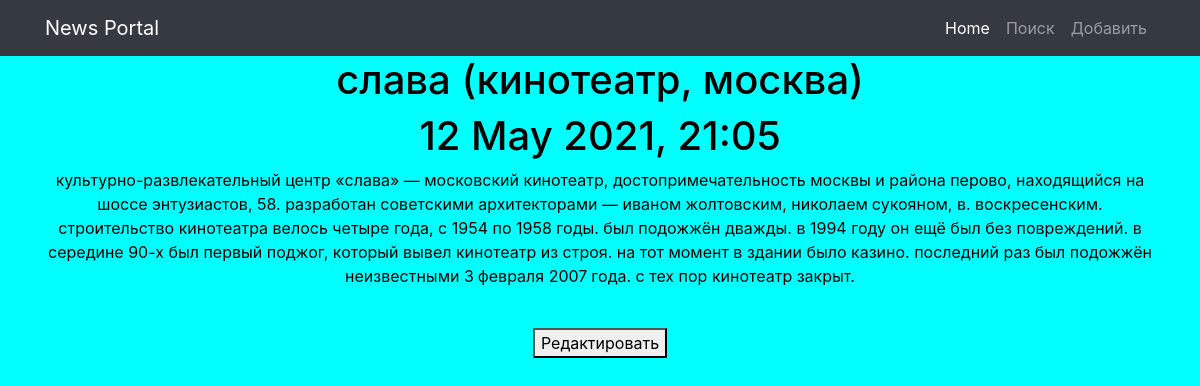
Page /news/39 on the committed database.
### news/models.py (models this page shows, shortened)
class Post(models.Model):
    postAuthor = models.ForeignKey(Author, on_delete=models.CASCADE)
    postNews = 'PN'
    postArticle = 'PA'
    POSITIONS = [
        (postArticle, 'Статья'),
        (postNews, 'Новость'),
    ]
    position = models.CharField('Тип', max_length=2, choices=POSITIONS, default=postArticle)
    dateCreation = models.DateTimeField('Поиск по дате в формате "год-месяц-день"', auto_now_add=True)
    postCategory = models.ManyToManyField(Category, through='PostCategory')
    preview_name = models.CharField('Заголовок', max_length=128)
    text = models.TextField('Поле для текста')
    rating = models.SmallIntegerField('Рейтинг', default=0)

### news/views.py (the view)
# urls.py: path('<int:pk>', NewsDetailView.as_view(), name='news_detail'),
class NewsDetailView(DetailView):
    template_name = 'news_detail.html'
    queryset = Post.objects.all()
    context_object_name = 'new'

### news/templatetags/custom_filters.py (called while the page is built)
@register.filter(name='censor')
def censor(value):
    x = value.lower()
    if ' ' in x:
        a = list(x.split(' '))
        for i in a:
            if i in bad_words:
                y = a.index(i)
                a.remove(i)
                a.insert(y, '@!%&!2')
                value = (" ".join(a))
                return value
    if x in bad_words:
        x = '@!%&!'
        return x
    else:
        return x

### templates/news_detail.html (shortened to what this page needs)
{% extends 'default.html' %}
{% load custom_filters %}
{% block content %}
<div>
    <h1>{{ new.preview_name|censor }}</h1>
    <h1>{{ new.dateCreation|date:'d M Y, H:m'  }}</h1>
    <p>{{ new.text|censor }}</p>
</div>
<br>
<div>
    <a href="{% url 'news_update' new.id %}"> <button>Редактировать</button> </a>
</div>
{% endblock content %}

### templates/default.html (style rules this page uses)
body { background: aqua; color: black; }

### rows in the picture
Post: preview_name|censor "слава (кинотеатр, москва)", dateCreation "12 May 2021, 21:05", text|censor "культурно-развлекательный центр «слава» — московский кинотеатр, достопримечательность москвы и района перово, находящийся на шоссе энтузиастов, 58. разработан советскими архитекторами — иваном жолтовским, николаем сукояном, в. воскресенским. строительство кинотеатра велось четыре года, с 1954 по 1958 годы. был подожжён дважды. в 1994 году он ещё был без повреждений. в середине 90-х был первый поджог, который вывел кинотеатр из строя. на тот момент в здании было казино. последний раз был подожжён неизвестными 3 февраля 2007 года. с тех пор кинотеатр закрыт."
